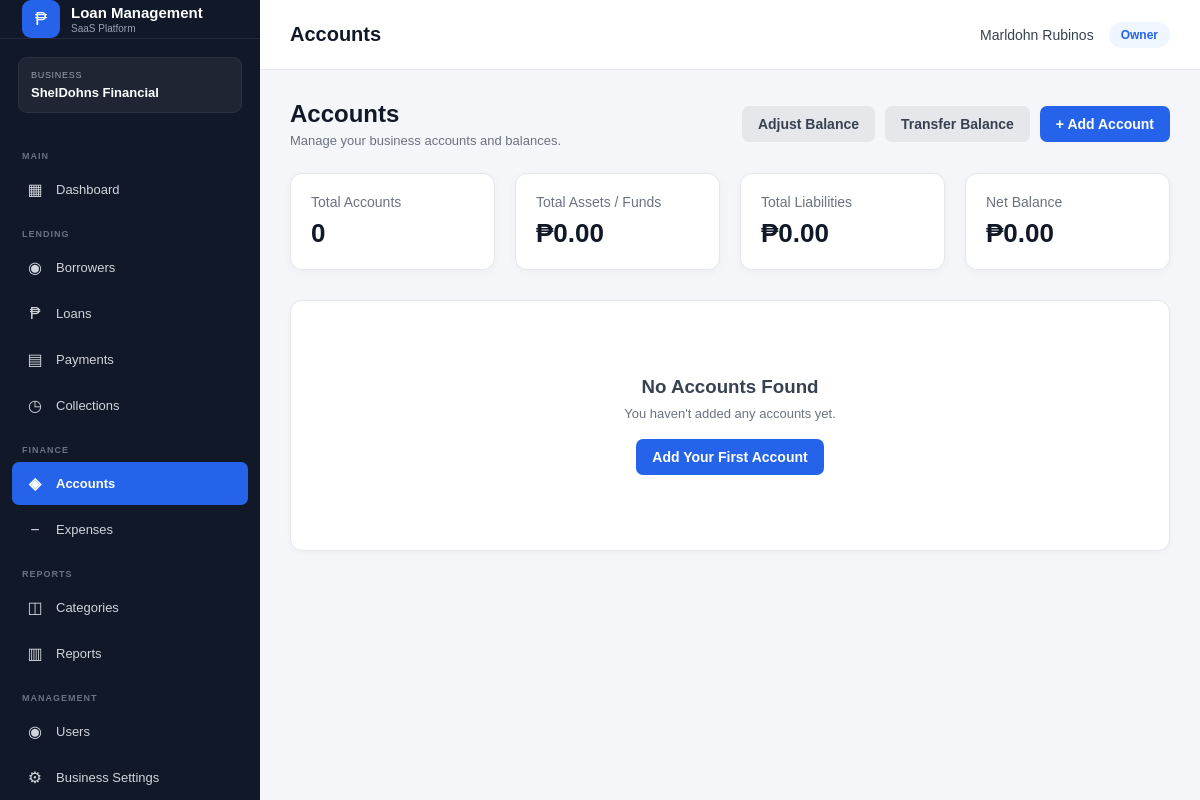
Before: /public/index.php?url=accounts (signed in) with the older database file.
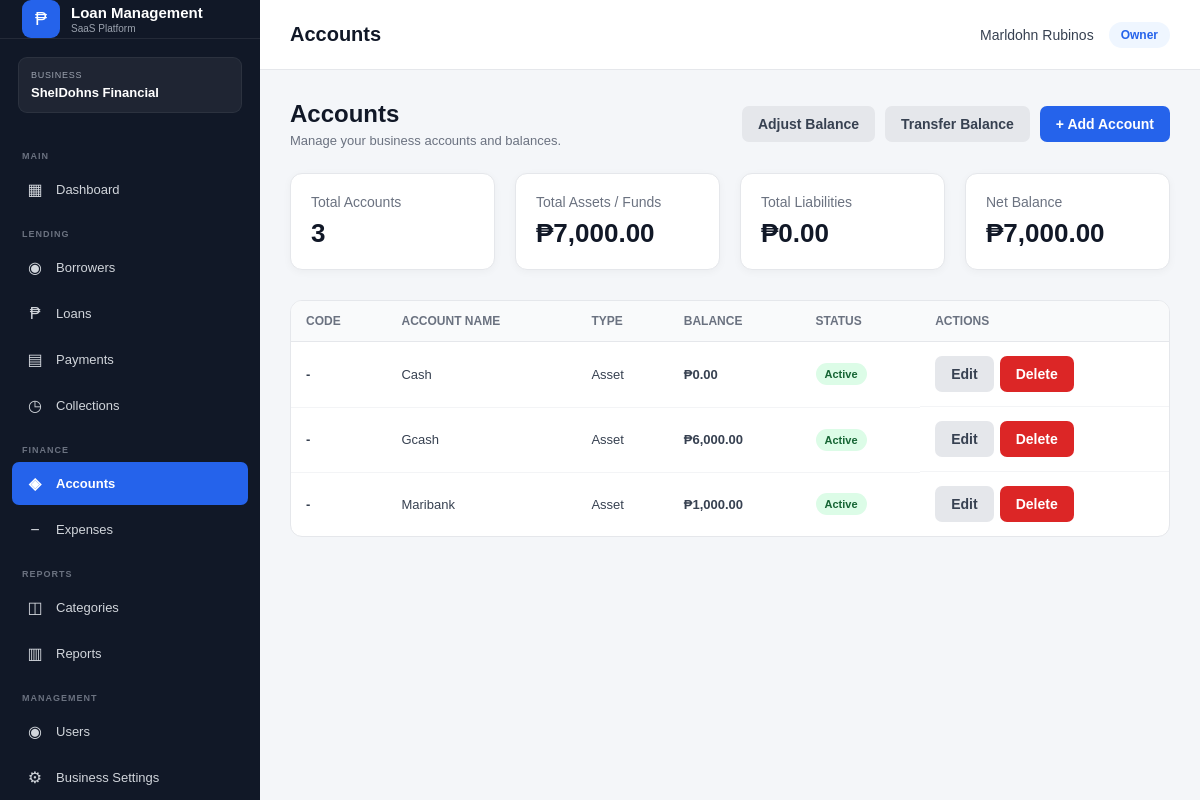
After: the same page with the newer database file.
### tables this page shows
CREATE TABLE `accounts` (
  `id` int(10) UNSIGNED NOT NULL,
  `business_id` bigint(20) UNSIGNED NOT NULL,
  `account_name` varchar(150) NOT NULL,
  `account_type` varchar(50) DEFAULT NULL,
  `balance` decimal(15,2) NOT NULL DEFAULT 0.00,
  `status` enum('active','inactive') NOT NULL DEFAULT 'active',
  `created_by` int(10) UNSIGNED DEFAULT NULL,
  `created_at` timestamp NOT NULL DEFAULT current_timestamp(),
  `updated_at` timestamp NOT NULL DEFAULT current_timestamp() ON UPDATE current_timestamp()
);

### app/views/accounts/index.php (the view, shortened to what the changed rows need)
<?php
$user = $user ?? Auth::user();
$tenantRole = $tenantRole ?? Auth::tenantRole();
$accounts = is_array($accounts ?? null)
    ? $accounts
    : [];
$totalAccounts = count($accounts);
$totalAssets = 0.00;
$totalLiabilities = 0.00;
$totalEquity = 0.00;
$totalIncome = 0.00;
$totalExpenses = 0.00;
foreach ($accounts as $account) {
    $accountType =
        strtolower(
            trim(
                $account['account_type']
                ?? $account['type']
                ?? ''
            )
        );
    $balance = (float)(
        $account['balance']
        ?? $account['current_balance']
        ?? 0
    );
    if ($accountType === 'asset') {
        $totalAssets += $balance;
    }
    elseif ($accountType === 'liability') {
        $totalLiabilities += $balance;
    }
    elseif ($accountType === 'equity') {
        $totalEquity += $balance;
    }
    elseif ($accountType === 'income') {
        $totalIncome += $balance;
    }
    elseif ($accountType === 'expense') {
        $totalExpenses += $balance;
    }
}
$netBalance =
    $totalAssets
    - $totalLiabilities;
?>
<!DOCTYPE html>
<html lang="en">
<head>
    <link
        rel="stylesheet"
        href="assets/css/style.css"
    >
</head>
<body>
<?php
require APP_PATH .
    '/views/layouts/sidebar.php';
?>
<div class="main-content">
    <nav class="navbar">
        <div class="page-title">
            Accounts
        </div>
        <div class="user-info">
            <span class="user-name">
                <?= htmlspecialchars(
                    $user['full_name']
                    ?? $user['username']
                    ?? 'User'
                ) ?>
            </span>
            <span class="badge">
                <?= htmlspecialchars(
                    $tenantRole
                    ?? 'User'
                ) ?>
            </span>
        </div>
    </nav>
    <div class="container">
        <div class="page-header">
            <div>
                <h1>
                    Accounts
                </h1>
                <p>
                    Manage your business
                    accounts and balances.
                </p>
            </div>
            <div
                style="
                    display:flex;
                    gap:10px;
                    flex-wrap:wrap;
                    align-items:center;
                "
            >
                <button
                    type="button"
                    class="btn btn-secondary"
                    onclick="openAdjustModal()"
                >
                    Adjust Balance
                </button>
                <button
                    type="button"
                    class="btn btn-secondary"
                    onclick="openTransferModal()"
                >
                    Transfer Balance
                </button>
                <button
                    type="button"
                    class="btn btn-primary"
                    onclick="openCreateModal()"
                >
                    + Add Account
                </button>
            </div>
        </div>
        <div class="account-summary-grid">
            <div class="account-summary-card">
                <div class="account-summary-title">
                    Total Accounts
                </div>
                <div class="account-summary-value">
                    <?= number_format(
                        $totalAccounts
                    ) ?>
                </div>
            </div>
            <div class="account-summary-card">
                <div class="account-summary-title">
                    Total Assets / Funds
                </div>
                <div class="account-summary-value">
                    ₱<?= number_format(
                        $totalAssets,
                        2
                    ) ?>
                </div>
            </div>
            <div class="account-summary-card">
                <div class="account-summary-title">
                    Total Liabilities
                </div>
                <div class="account-summary-value">
                    ₱<?= number_format(
                        $totalLiabilities,
                        2
                    ) ?>
                </div>
            </div>
            <div class="account-summary-card">
                <div class="account-summary-title">
                    Net Balance
                </div>
                <div class="account-summary-value">
                    ₱<?= number_format(
                        $netBalance,
                        2
                    ) ?>
                </div>
            </div>
        </div>
        <?php if (empty($accounts)): ?>
            <div
                class="form-card"
                style="margin-top:30px;"
            >
                <div class="empty-state">
                    <h3>
                        No Accounts Found
                    </h3>
                    <p>
                        You haven't added any
                        accounts yet.
                    </p>
                    <br>
                    <button
                        type="button"
                        class="btn btn-primary"
                        onclick="openCreateModal()"
                    >
                        Add Your First Account
                    </button>
                </div>
            </div>
        <?php else: ?>
            <div
                class="table-container"
                style="margin-top:30px;"
            >
                <table>
                    <thead>
                        <tr>
                            <th>
                                Code
                            </th>
                            <th>
                                Account Name
                            </th>
                            <th>
                                Type
                            </th>
                            <th>
                                Balance
                            </th>
                            <th>
                                Status
                            </th>
                            <th>
                                Actions
                            </th>
                        </tr>
                    </thead>
                    <tbody>
                    <?php foreach (
                        $accounts as $account
                    ): ?>
                        <?php
                        $accountId =
                            (int)(
                                $account['id']
                                ?? 0
                            );
                        $accountCode =
                            $account['account_code']
                            ?? $account['code']
                            ?? '';
                        $accountName =
                            $account['account_name']
                            ?? $account['name']
                            ?? '';
                        $accountType =
                            $account['account_type']
                            ?? $account['type']
                            ?? '';
                        $accountBalance =
                            (float)(
                                $account['balance']
                                ?? $account['current_balance']
                                ?? 0
                            );
                        $accountStatus =
                            $account['status']
                            ?? 'active';
                        $statusClass =
                            'status-' .
                            $accountStatus;
                        ?>
                        <tr>
                            <td>
                                <strong>
                                    <?= htmlspecialchars(
                                        $accountCode
                                        ?: '-'
                                    ) ?>
                                </strong>
                            </td>
                            <td>
                                <?= htmlspecialchars(
                                    $accountName
                                    ?: '-'
                                ) ?>
                            </td>
                            <td>
                                <?= htmlspecialchars(
                                    ucfirst(
                                        str_replace(
                                            '_',
                                            ' ',
                                            $accountType
                                        )
                                    )
                                ) ?>
                            </td>
                            <td>
                                <strong>
                                    ₱<?= number_format(
                                        $accountBalance,
                                        2
                                    ) ?>
                                </strong>
                            </td>
                            <td>
                                <span
                                    class="status <?= htmlspecialchars(
                                        $statusClass
                                    ) ?>"
                                >
                                    <?= htmlspecialchars(
                                        ucfirst(
                                            $accountStatus
                                        )
                                    ) ?>
                                </span>
                            </td>
                            <td
                                style="
                                    display:flex;
                                    gap:6px;
                                    flex-wrap:wrap;
                                "
                            >
                                <button
                                    type="button"
                                    class="btn btn-secondary"
                                    onclick="openEditModal(
                                        <?= $accountId ?>,
                                        <?= htmlspecialchars(
                                            json_encode(
                                                $accountName
                                            ),
                                            ENT_QUOTES,
                                            'UTF-8'
                                        ) ?>,
                                        <?= htmlspecialchars(
                                            json_encode(
                                                $accountType
                                            ),
                                            ENT_QUOTES,
                                            'UTF-8'
                                        ) ?>,
                                        <?= htmlspecialchars(
                                            json_encode(
                                                $accountBalance
                                            ),
                                            ENT_QUOTES,
                                            'UTF-8'
                                        ) ?>,
                                        <?= htmlspecialchars(
                                            json_encode(
                                                $accountStatus
                                            ),
                                            ENT_QUOTES,
                                            'UTF-8'
                                        ) ?>
                                    )"
                                >
                                    Edit
                                </button>
                                <form
                                    method="POST"
                                    action="index.php?url=accounts/delete"
                                    style="display:inline;"
                                    onsubmit="
                                        return confirm(
                                            'Are you sure you want to delete this account?'
                                        );
                                    "
                                >
                                    <button
                                        type="submit"
                                        class="btn btn-danger"
                                    >
                                        Delete
                                    </button>
                                </form>
                            </td>
                        </tr>
                    <?php endforeach; ?>
                    </tbody>
                </table>
            </div>
        <?php endif; ?>
    </div>
</div>
</body>
</html>

Changed rows visible on the page:
added accounts: accountCode "-", account_name "Cash", account_type "Asset", balance "0.00", status "Active"
added accounts: accountCode "-", account_name "Gcash", account_type "Asset", balance "6,000.00", status "Active"
added accounts: accountCode "-", account_name "Maribank", account_type "Asset", balance "1,000.00", status "Active"
Other visible differences:
$totalAccounts: "0" → "3"
$totalAssets: "0.00" → "7,000.00"
$netBalance: "0.00" → "7,000.00"
text no longer shown: "No Accounts Found You haven't added any accounts yet. Add Your First Account"
text now shown: "CODE ACCOUNT NAME TYPE BALANCE STATUS ACTIONS"
